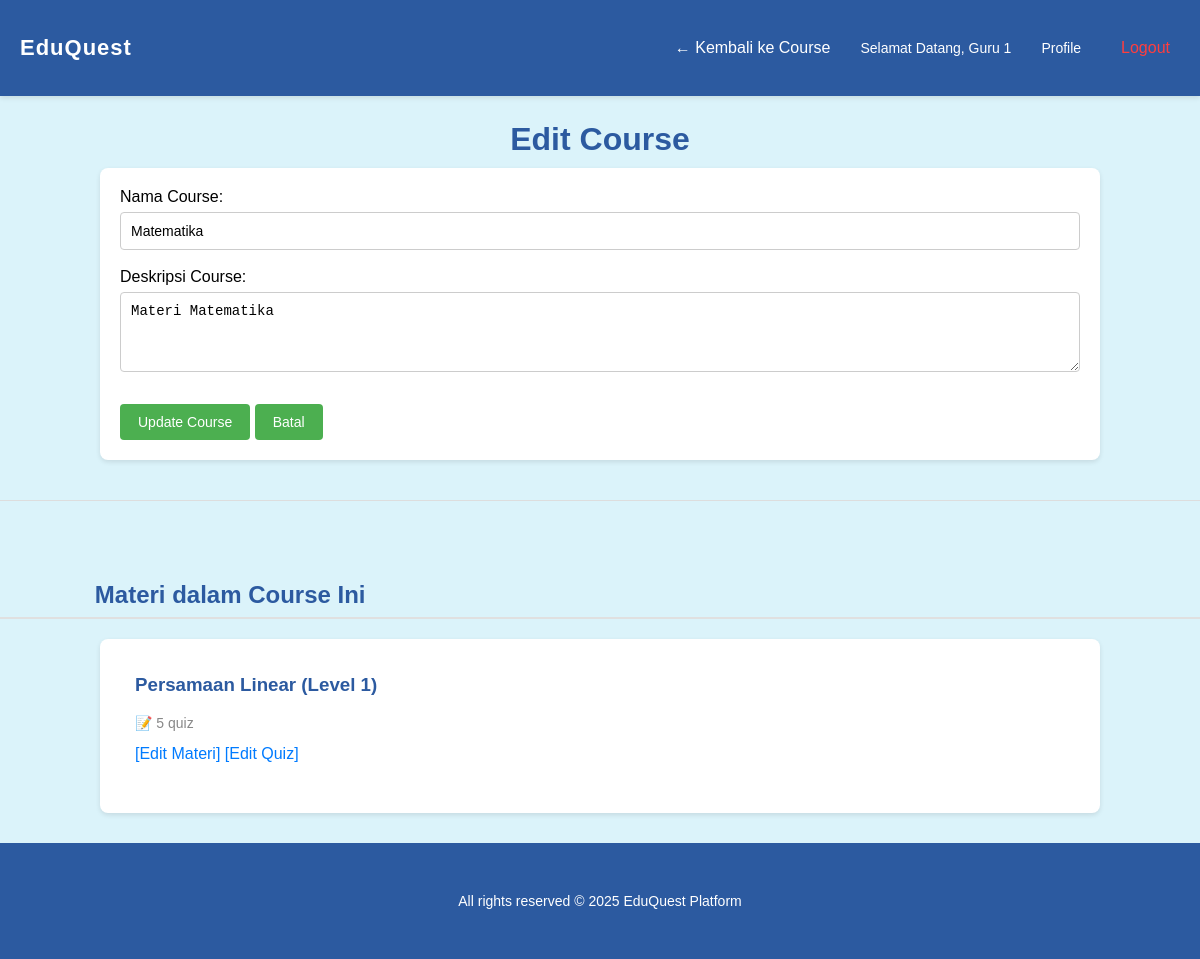
Screenshot of /edit_course.php?course_id=1 (signed in) with the database file from the repository.
### tables this page shows
CREATE TABLE `courses` (
  `course_id` int(11) NOT NULL,
  `course_name` varchar(100) NOT NULL,
  `description` text DEFAULT NULL,
  `created_at` datetime DEFAULT current_timestamp(),
  `teacher_id` int(11) DEFAULT NULL,
  `teacher_name` varchar(100) DEFAULT NULL
);

CREATE TABLE `materials` (
  `material_id` int(11) NOT NULL,
  `course_id` int(11) DEFAULT NULL,
  `material_title` varchar(100) NOT NULL,
  `material_content` text DEFAULT NULL,
  `file_path` varchar(255) DEFAULT NULL,
  `file_name` varchar(255) DEFAULT NULL,
  `file_type` varchar(50) DEFAULT NULL,
  `level` int(11) NOT NULL
);

### edit_course.php (the view, shortened to what this page needs)
<?php
include 'db.php';
$teacher_id = $_SESSION['user_id'];
$course_id = $_GET['course_id'] ?? 0;
$verify = $conn->prepare("SELECT * FROM courses WHERE course_id = ? AND teacher_id = ?");
$verify->bind_param("ii", $course_id, $teacher_id);
$verify->execute();
$result = $verify->get_result();
$course = $result->fetch_assoc();
?>
<!DOCTYPE html>
<html lang="id">
<head>
    <link rel="stylesheet" href="admin_dashboard.css">
</head>
<body>
    <header>
        <div class="container">
            <h1><a href="admin_dashboard.php" style="color:white;text-decoration:none;">EduQuest</a></h1>
            <nav>
                <a href="edit_course.php?course_id=<?= $material['course_id'] ?>">← Kembali ke Course</a>
                <p>Selamat Datang, <?= htmlspecialchars($_SESSION['full_name']) ?></p>
                <p><a href="admin_profile.php" class="prof" style="color: white; text-decoration: none;">Profile</a></p>
                <p><a href="logout.php" style="color:rgb(255, 62, 62);font-size:medium;">Logout</a></p>
            </nav>
        </div>
    </header>
    <h1>Edit Course</h1>
    <div class="material-list">
        <form method="POST">
            <label>Nama Course:</label>
            <input type="text" name="course_name" value="<?= htmlspecialchars($course['course_name']) ?>" required><br><br>
            <label>Deskripsi Course:</label>
            <textarea name="description" placeholder="Deskripsi Course (opsional)"><?= htmlspecialchars($course['description'] ?? '') ?></textarea><br><br>
            <button type="submit">Update Course</button>
            <a href="admin_dashboard.php"><button type="button">Batal</button></a>
        </form>
    </div>
    <hr>
    <h2>Materi dalam Course Ini</h2>
    <div class="material-list">
        <?php
        $materials = $conn->query("SELECT m.*,
                                   (SELECT COUNT(*) FROM quizzes WHERE material_id = m.material_id) as quiz_count
                                   FROM materials m
                                   WHERE m.course_id = $course_id");
        if ($materials->num_rows == 0) {
            echo "<p>Belum ada materi dalam course ini.</p>";
        } else {
            while ($mat = $materials->fetch_assoc()) {
                echo "<div class='course-box'>
                        <h3>" . htmlspecialchars($mat['material_title']) . " (Level " . $mat['level'] . ")</h3>";
                echo "<p style='color: #888;'>📝 " . $mat['quiz_count'] . " quiz</p>";
                echo "<a href='edit_material.php?material_id=" . $mat['material_id'] . "'>[Edit Materi]</a> ";
                echo "<a href='edit_quiz.php?material_id=" . $mat['material_id'] . "'>[Edit Quiz]</a>";
                echo "</div>";
            }
        }
        ?>
    </div>
    <footer>
    </footer>
</body>
</html>

### admin_dashboard.css (style rules this page uses)
body { font-family: Arial, sans-serif; margin: 0; padding: 0; background: #dbf3fa; display: flex; flex-direction: column; min-height: 100vh; }
a { text-decoration: none; color: #007bff; }
header { background-color: #2c5aa0; padding: 15px 0; box-shadow: 0 2px 5px rgba(0,0,0,0.1); }
.container { display: flex; justify-content: space-between; align-items: center; color: white; margin: 10px 20px; }
.container h1 { color: white; font-size: 26px; font-weight: bold; letter-spacing: 1px; white-space: nowrap; }
.container nav { display: flex; align-items: center; gap: 20px; }
.course-box { padding: 15px; margin-bottom: 15px; border-radius: 5px; }
.course-box h3 { margin-top: 0; }
html { scroll-behavior: smooth; }
h1, h2, h3 { color: #2c5aa0; }
h2 { margin-top: 40px; border-bottom: 2px solid #e0e0e0; padding-bottom: 8px; padding-left: 7.9%; }
header { position: sticky; top: 0; z-index: 1000; }
.container h1 { margin: 0; font-size: 22px; }
.container nav a { color: white; font-weight: 500; padding: 6px 10px; border-radius: 4px; transition: background 0.2s ease; }
.container nav a { position: relative; }
.container nav a::after { content: ""; position: absolute; left: 10%; bottom: -6px; width: 0; height: 2px; background-color: white; transition: width 0.25s ease; }
.container nav p a::after { background-color: red; }
.container nav p .prof::after { background-color: rgb(255, 255, 255); }
body > h1 { text-align: center; margin: 25px 0 10px; }
hr { border: none; border-top: 1px solid #ddd; margin: 40px 0; }
form { margin: auto; width: 100%; border-radius: 6px; }
input[type="text"], input[type="number"], textarea, select { width: 100%; padding: 10px; margin-top: 6px; border-radius: 4px; border: 1px solid #ccc; box-sizing: border-box; font-size: 14px; }
textarea { resize: vertical; min-height: 80px; }
button { background-color: #4CAF50; color: white; border: none; padding: 10px 18px; border-radius: 4px; cursor: pointer; font-size: 14px; margin-top: 10px; }
.material-list { display: flex; flex-direction: column; gap: 15px; background-color: white; padding: 20px; border-radius: 8px; box-shadow: 0 2px 5px rgba(0,0,0,0.1); width: 80%; margin: auto; }
p { font-size: 14px; }

### rows the page displays
courses: course_name "Matematika", description "Materi Matematika"
materials: material_title "Persamaan Linear", level "1", quiz_count "5"

### other values shown
$_SESSION['full_name'] "Guru 1"
